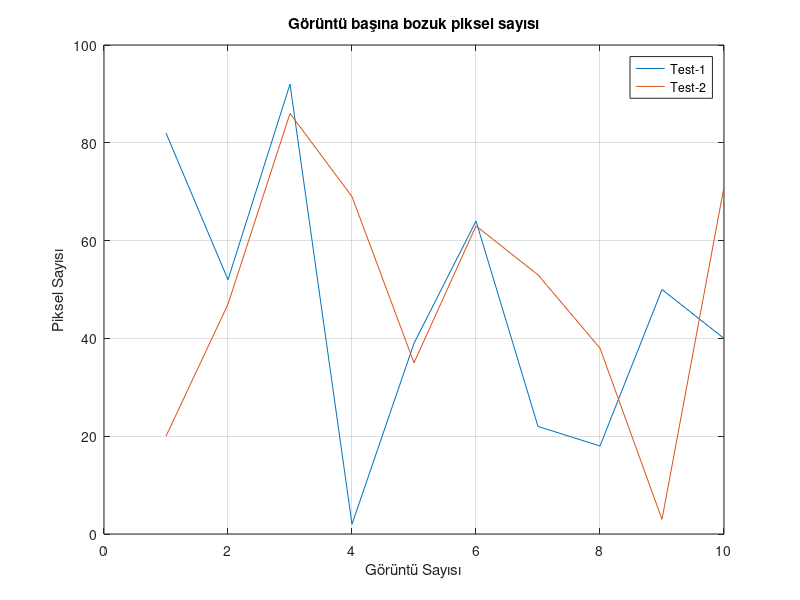

Source code (MATLAB):
clc;
clear all;

test1 = round(100 * rand(1,10));
test2 = round(100 * rand(1,10));
x = 1:1:10;

plot(x, test1, x, test2);
xlabel("Görüntü Sayısı");
ylabel("Piksel Sayısı");
title("Görüntü başına bozuk piksel sayısı");
legend("Test-1", "Test-2")
grid on; % Kılavuz Çizgiler
